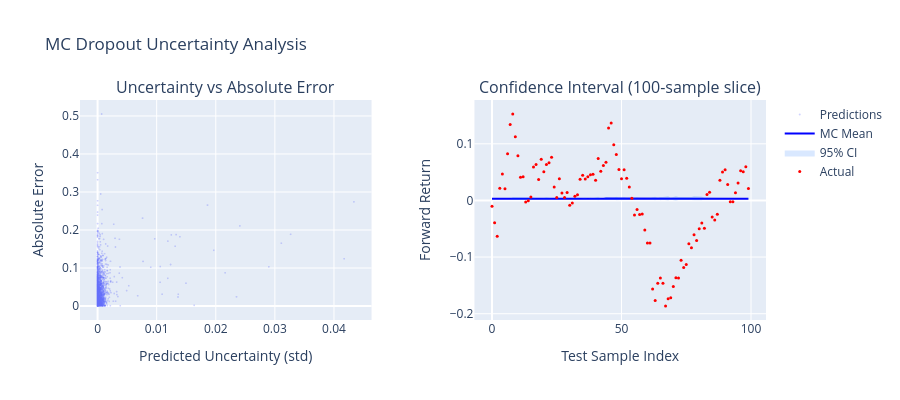

Write notebook code for a chart like this one.
### Markdown cell above
### MC Dropout Visualization

### Code cell
fig = make_subplots(
    rows=1,
    cols=2,
    subplot_titles=(
        "Uncertainty vs Absolute Error",
        "Confidence Interval (100-sample slice)",
    ),
    horizontal_spacing=0.15,
)

# Scatter: uncertainty vs error (subsample for readability)
n_scatter = min(2000, len(mc_std))
idx = np.random.choice(len(mc_std), n_scatter, replace=False)
fig.add_trace(
    go.Scattergl(
        x=mc_std[idx],
        y=mc_abs_error[idx],
        mode="markers",
        marker=dict(size=2, opacity=0.3),
        name="Predictions",
    ),
    row=1,
    col=1,
)
fig.update_xaxes(title_text="Predicted Uncertainty (std)", row=1, col=1)
fig.update_yaxes(title_text="Absolute Error", row=1, col=1)

# Time slice: 100 test points with confidence band
slice_idx = slice(0, 100)
x_range = np.arange(100)
fig.add_trace(
    go.Scatter(
        x=x_range,
        y=mc_mean[slice_idx],
        mode="lines",
        name="MC Mean",
        line=dict(color="blue"),
    ),
    row=1,
    col=2,
)
fig.add_trace(
    go.Scatter(
        x=np.concatenate([x_range, x_range[::-1]]),
        y=np.concatenate(
            [
                mc_mean[slice_idx] + 2 * mc_std[slice_idx],
                (mc_mean[slice_idx] - 2 * mc_std[slice_idx])[::-1],
            ]
        ),
        fill="toself",
        fillcolor="rgba(0,100,250,0.15)",
        line=dict(width=0),
        name="95% CI",
    ),
    row=1,
    col=2,
)
fig.add_trace(
    go.Scatter(
        x=x_range,
        y=y_test[slice_idx],
        mode="markers",
        marker=dict(size=3, color="red"),
        name="Actual",
    ),
    row=1,
    col=2,
)
fig.update_xaxes(title_text="Test Sample Index", row=1, col=2)
fig.update_yaxes(title_text="Forward Return", row=1, col=2)
fig.update_layout(
    width=900, height=400, title_text="MC Dropout Uncertainty Analysis", showlegend=True
)
fig.show()

### Figure 1 — Plotly figure (JSON) as saved in the notebook; plotly's stock layout.template omitted (floating-point values rounded to 4 significant figures; data arrays with more than 128 entries replaced by an {"elided": "..."} marker saying what was removed)
{"data": [{"marker": {"opacity": 0.3, "size": 2}, "mode": "markers", "name": "Predictions", "type": "scattergl", "x": {"elided": "2000 float values"}, "xaxis": "x", "y": {"elided": "2000 float values"}, "yaxis": "y"}, {"line": {"color": "blue"}, "mode": "lines", "name": "MC Mean", "type": "scatter", "x": [0, 1, 2, 3, 4, 5, 6, 7, 8, 9, 10, 11, 12, 13, 14, 15, 16, 17, 18, 19, 20, 21, 22, 23, 24, 25, 26, 27, 28, 29, 30, 31, 32, 33, 34, 35, 36, 37, 38, 39, 40, 41, 42, 43, 44, 45, 46, 47, 48, 49, 50, 51, 52, 53, 54, 55, 56, 57, 58, 59, 60, 61, 62, 63, 64, 65, 66, 67, 68, 69, 70, 71, 72, 73, 74, 75, 76, 77, 78, 79, 80, 81, 82, 83, 84, 85, 86, 87, 88, 89, 90, 91, 92, 93, 94, 95, 96, 97, 98, 99], "xaxis": "x2", "y": [0.003003, 0.002959, 0.002959, 0.002976, 0.002986, 0.002959, 0.003082, 0.002959, 0.003242, 0.003292, 0.003483, 0.003287, 0.003443, 0.003349, 0.003224, 0.00338, 0.003152, 0.003017, 0.002996, 0.003215, 0.003121, 0.0032, 0.003036, 0.002995, 0.002959, 0.002965, 0.002994, 0.003051, 0.002995, 0.003138, 0.002973, 0.003095, 0.003095, 0.003029, 0.002963, 0.003027, 0.003153, 0.002959, 0.003173, 0.003007, 0.003124, 0.003337, 0.003022, 0.002959, 0.003337, 0.003349, 0.003075, 0.003146, 0.003393, 0.003158, 0.003309, 0.003294, 0.003077, 0.003, 0.003, 0.00309, 0.003254, 0.003029, 0.003022, 0.002967, 0.003052, 0.003038, 0.00324, 0.003512, 0.003081, 0.003217, 0.003569, 0.00345, 0.003719, 0.003209, 0.003535, 0.003665, 0.003378, 0.003304, 0.003306, 0.00338, 0.003511, 0.00357, 0.00399, 0.003708, 0.003673, 0.0036, 0.003111, 0.003064, 0.002976, 0.002959, 0.002959, 0.002959, 0.002979, 0.002975, 0.002959, 0.002959, 0.002959, 0.002959, 0.003022, 0.002959, 0.002959, 0.002959, 0.002959, 0.003068], "yaxis": "y2"}, {"fill": "toself", "fillcolor": "rgba(0,100,250,0.15)", "line": {"width": 0}, "name": "95% CI", "type": "scatter", "x": {"elided": "200 int values"}, "xaxis": "x2", "y": {"elided": "200 float values"}, "yaxis": "y2"}, {"marker": {"color": "red", "size": 3}, "mode": "markers", "name": "Actual", "type": "scatter", "x": [0, 1, 2, 3, 4, 5, 6, 7, 8, 9, 10, 11, 12, 13, 14, 15, 16, 17, 18, 19, 20, 21, 22, 23, 24, 25, 26, 27, 28, 29, 30, 31, 32, 33, 34, 35, 36, 37, 38, 39, 40, 41, 42, 43, 44, 45, 46, 47, 48, 49, 50, 51, 52, 53, 54, 55, 56, 57, 58, 59, 60, 61, 62, 63, 64, 65, 66, 67, 68, 69, 70, 71, 72, 73, 74, 75, 76, 77, 78, 79, 80, 81, 82, 83, 84, 85, 86, 87, 88, 89, 90, 91, 92, 93, 94, 95, 96, 97, 98, 99], "xaxis": "x2", "y": [-0.01037, -0.03949, -0.06306, 0.02128, 0.04661, 0.02041, 0.08251, 0.1342, 0.1526, 0.1123, 0.07869, 0.04093, 0.04178, -0.002938, -0.0003709, 0.005891, 0.05889, 0.06365, 0.03691, 0.07252, 0.05071, 0.06322, 0.06639, 0.07605, 0.02387, 0.005239, 0.03849, 0.01319, 0.00502, 0.01388, -0.008445, -0.004334, 0.007215, 0.01012, 0.03757, 0.04453, 0.0377, 0.0418, 0.04542, 0.04613, 0.03542, 0.07402, 0.05137, 0.06155, 0.06749, 0.1281, 0.1366, 0.09847, 0.08101, 0.05458, 0.03826, 0.05429, 0.03917, 0.02364, 0.003934, -0.02591, -0.01599, -0.02504, -0.02408, -0.05207, -0.075, -0.07498, -0.1564, -0.1767, -0.1463, -0.137, -0.1463, -0.1864, -0.1737, -0.172, -0.1519, -0.1366, -0.137, -0.1058, -0.1186, -0.1133, -0.07653, -0.08339, -0.06042, -0.07079, -0.0502, -0.03979, -0.04931, 0.01041, 0.01463, -0.02927, -0.03452, -0.0246, 0.03583, 0.05004, 0.05414, 0.02792, -0.002349, -0.00234, 0.01366, 0.03057, 0.05223, 0.05051, 0.05947, 0.02118], "yaxis": "y2"}], "layout": {"annotations": [{"font": {"size": 16}, "showarrow": false, "text": "Uncertainty vs Absolute Error", "x": 0.2125, "xanchor": "center", "xref": "paper", "y": 1.0, "yanchor": "bottom", "yref": "paper"}, {"font": {"size": 16}, "showarrow": false, "text": "Confidence Interval (100-sample slice)", "x": 0.7875, "xanchor": "center", "xref": "paper", "y": 1.0, "yanchor": "bottom", "yref": "paper"}], "height": 400, "showlegend": true, "title": {"text": "MC Dropout Uncertainty Analysis"}, "width": 900, "xaxis": {"anchor": "y", "domain": [0.0, 0.425], "title": {"text": "Predicted Uncertainty (std)"}}, "xaxis2": {"anchor": "y2", "domain": [0.575, 1.0], "title": {"text": "Test Sample Index"}}, "yaxis": {"anchor": "x", "domain": [0.0, 1.0], "title": {"text": "Absolute Error"}}, "yaxis2": {"anchor": "x2", "domain": [0.0, 1.0], "title": {"text": "Forward Return"}}}}
